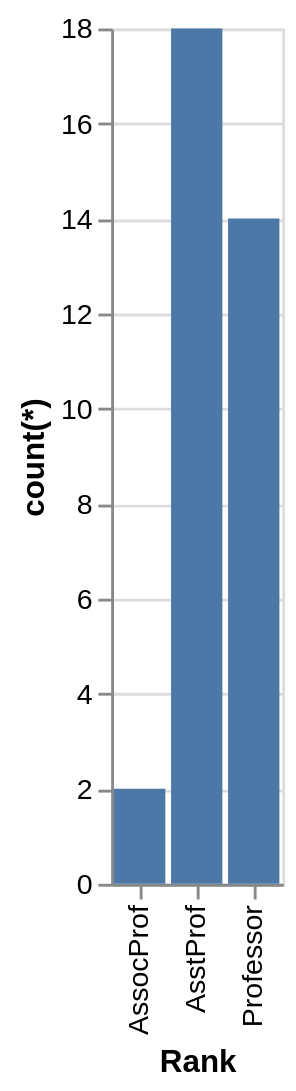

Here is the Vega-Lite specification saved for this chart:
### Vega-Lite specification from a JSON file in a GitHub repository (floating-point values rounded to 4 significant figures)
{"data": {"values": [{"x_data": "AssocProf", "y_data": 2}, {"x_data": "AsstProf", "y_data": 18}, {"x_data": "Professor", "y_data": 14}]}, "mark": "bar", "encoding": {"x": {"field": "x_data", "type": "nominal", "title": "Rank", "sort": "ascending"}, "y": {"field": "y_data", "type": "quantitative", "title": "count(*)"}}}
